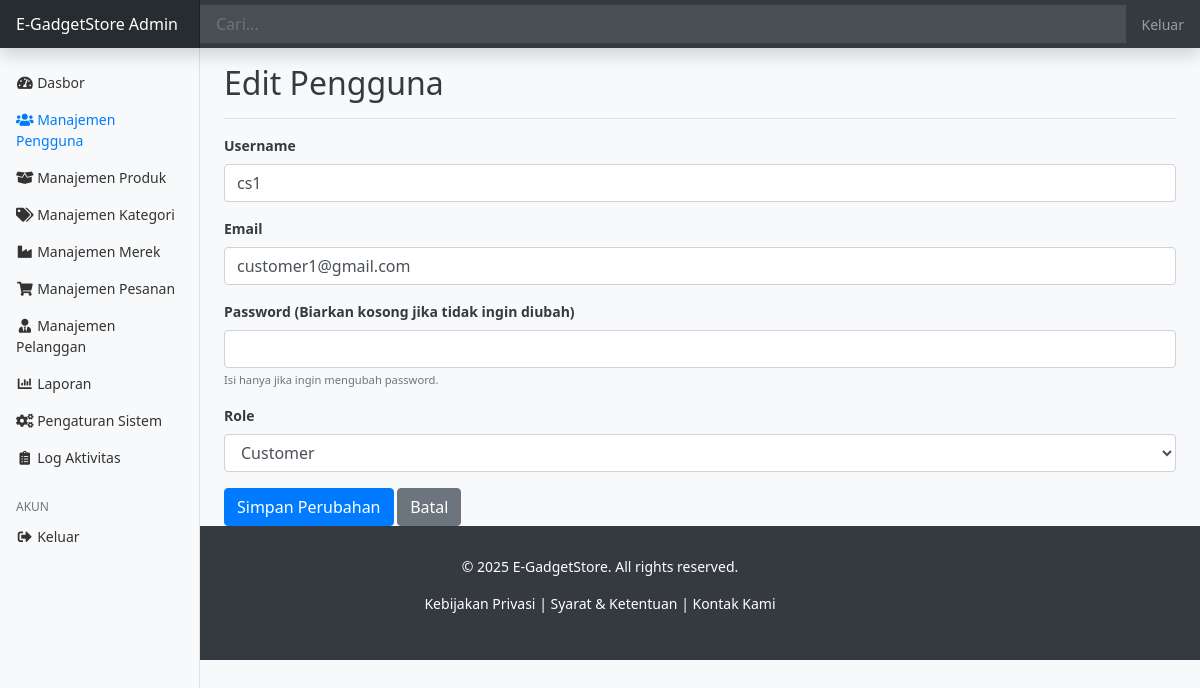
The app's page /toko_elektronik/admin/users/edit.php?id=5 (signed in) with its own data.
### tables this page shows
CREATE TABLE `users` (
  `user_id` int(11) NOT NULL,
  `username` varchar(50) NOT NULL,
  `email` varchar(100) NOT NULL,
  `password` varchar(255) NOT NULL,
  `role` enum('admin','customer') NOT NULL DEFAULT 'customer',
  `created_at` timestamp NOT NULL DEFAULT current_timestamp()
);

### toko_elektronik/admin/users/edit.php (the view, shortened to what this page needs)
<?php
require_once '../../config/database.php';
$user_data = null;
$user_id = isset($_GET['id']) ? (int)$_GET['id'] : 0;
try {
    $stmt = $pdo->prepare("SELECT user_id, username, email, role FROM users WHERE user_id = ?");
    $stmt->execute([$user_id]);
    $user_data = $stmt->fetch(PDO::FETCH_ASSOC);
} catch (PDOException $e) {
    $error_message = "Error database: " . $e->getMessage();
}
include_once '../../includes/header.php';
?>
<div class="container-fluid">
    <div class="row">
        <?php include_once '../../includes/sidebar.php'; ?>
        <main role="main" class="col-md-9 ml-sm-auto col-lg-10 px-md-4">
            <div class="d-flex justify-content-between flex-wrap flex-md-nowrap align-items-center pt-3 pb-2 mb-3 border-bottom">
                <h1 class="h2">Edit Pengguna</h1>
            </div>
            <?php if ($user_data): ?>
            <form action="edit.php?id=<?php echo htmlspecialchars($user_data['user_id']); ?>" method="POST">
                <div class="form-group">
                    <label for="username">Username</label>
                    <input type="text" class="form-control" id="username" name="username" required value="<?php echo htmlspecialchars($user_data['username']); ?>">
                </div>
                <div class="form-group">
                    <label for="email">Email</label>
                    <input type="email" class="form-control" id="email" name="email" required value="<?php echo htmlspecialchars($user_data['email']); ?>">
                </div>
                <div class="form-group">
                    <label for="password">Password (Biarkan kosong jika tidak ingin diubah)</label>
                    <input type="password" class="form-control" id="password" name="password">
                    <small class="form-text text-muted">Isi hanya jika ingin mengubah password.</small>
                </div>
                <div class="form-group">
                    <label for="role">Role</label>
                    <select class="form-control" id="role" name="role" required>
                        <option value="customer" <?php echo ($user_data['role'] == 'customer') ? 'selected' : ''; ?>>Customer</option>
                    </select>
                </div>
                <button type="submit" class="btn btn-primary">Simpan Perubahan</button>
                <a href="index.php" class="btn btn-secondary">Batal</a>
            </form>
            <?php endif; ?>
        </main>
    </div>
</div>
<?php include_once '../../includes/footer.php'; ?>

### toko_elektronik/assests/css/style.css (style rules this page uses)
body { font-family: 'Segoe UI', Tahoma, Geneva, Verdana, sans-serif; background-color: #f8f9fa; color: #343a40; }
.btn-primary { background-color: #007bff; border-color: #007bff; }
.form-group label { font-weight: 600; }

### toko_elektronik/includes/header.php (style rules this page uses)
body { font-size: .875rem; }

### records on screen
users: username "cs1", email "customer1@gmail.com", role "Customer"
